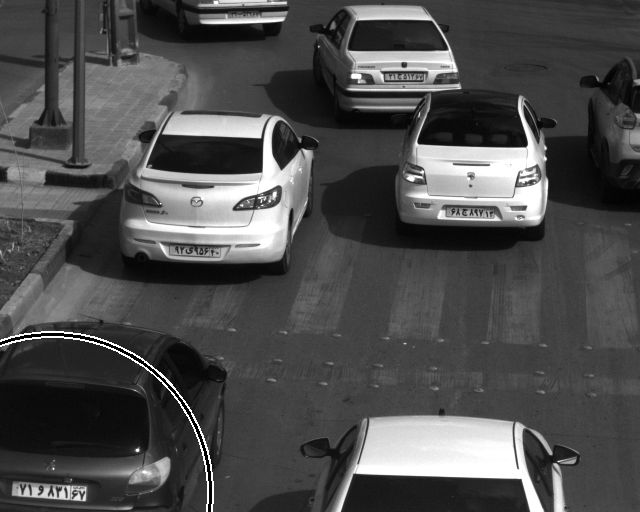
#> input picture Samples/original.jpg, 640 x 512 px, found by its file name
$ python main.py
#> lines starting #> are read from the running program, lines starting #| are printed output that depends on the picture; after the words box and inside, x2 and y2 are one past the last pixel; in counts of white or black regions, pixels touching at a corner belong together
import numpy as np
import cv2
import os


def white_circle_remover(image_path):
#> called with image_path = 'Samples\\original.jpg'
    kernel = np.ones((5, 5), np.uint8)
    image = cv2.imread(image_path)
#> image is the input picture: shape (512, 640, 3); min 0, max 255, mean 77.2
    # make a mask to remove circle
    _, mask = cv2.threshold(cv2.cvtColor(
        image, cv2.COLOR_BGR2GRAY), 252, 255, cv2.THRESH_BINARY_INV)
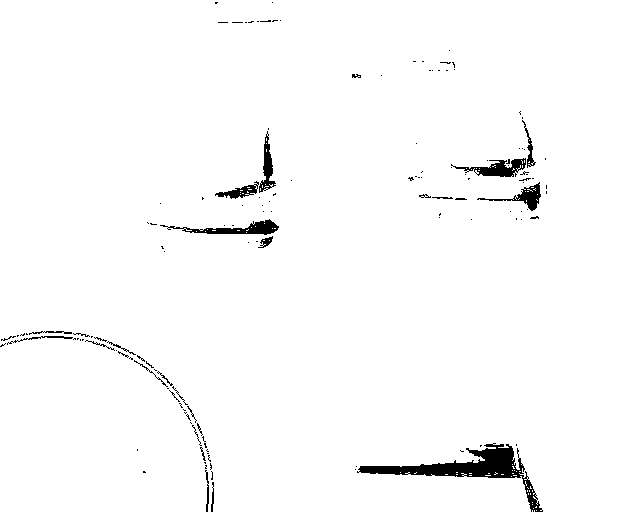
#> mask: shape (512, 640); 98% white; 140 black regions (113 under 20 px), largest, box (x1, y1, x2, y2) and area: (357, 443, 543, 512) 2703, (160, 219, 279, 235) 682, (451, 158, 526, 177) 604
    mod = cv2.morphologyEx(mask, cv2.MORPH_OPEN,
                           cv2.getStructuringElement(cv2.MORPH_RECT, (5, 5)))
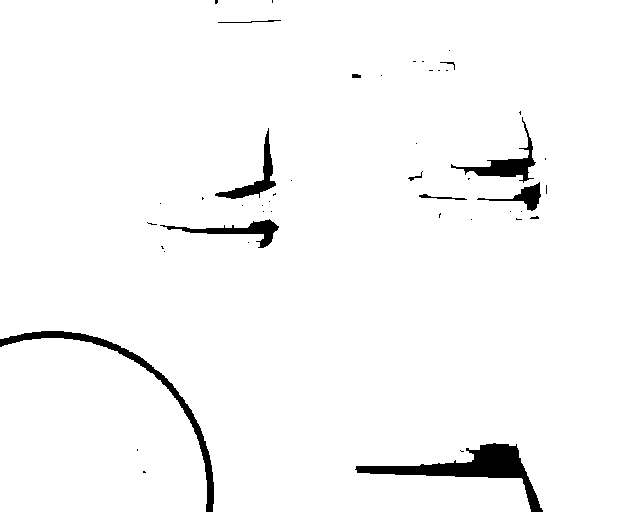
#> mod: shape (512, 640); 97.3% white; 47 black regions (36 under 20 px), largest, box (x1, y1, x2, y2) and area: (355, 443, 543, 512) 3121, (0, 331, 214, 512) 2136, (451, 117, 536, 183) 1070
    erase = mask - mod
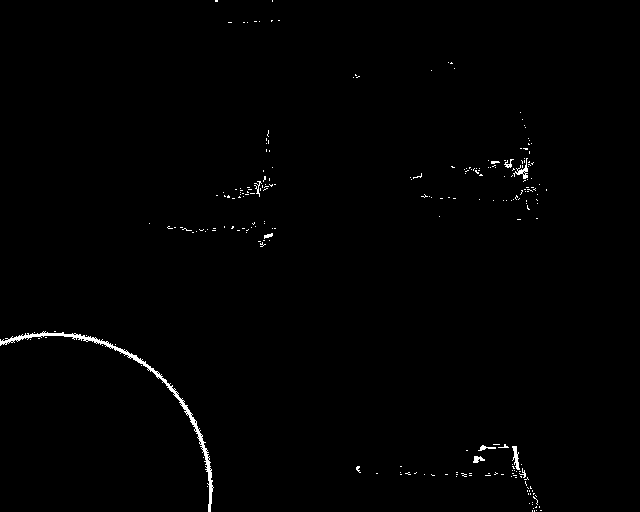
#> erase: shape (512, 640); 0.71% white in thin lines or dots, all inside (x1, y1, x2, y2) = (0, 0, 547, 512)
    dilation = cv2.dilate(erase, kernel, iterations=1)
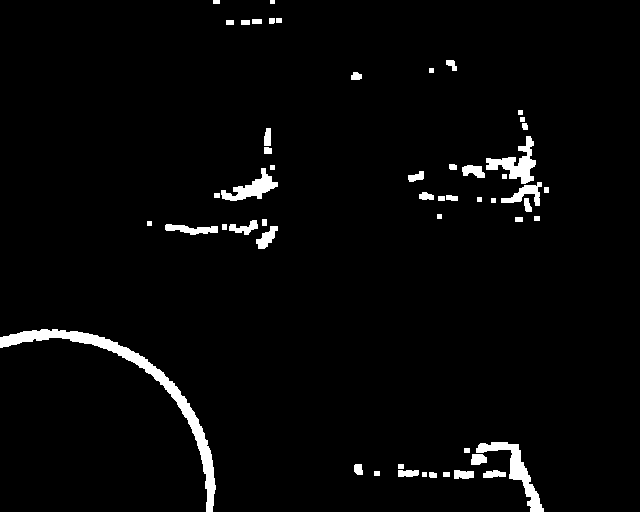
#> dilation: shape (512, 640); 3% white; 53 white regions, largest, box (x1, y1, x2, y2) and area: (0, 329, 216, 512) 3180, (476, 442, 544, 512) 1123, (486, 136, 536, 184) 925
    dst = cv2.inpaint(image, dilation, 3, cv2.INPAINT_TELEA)
    return dst


if __name__ == '__main__':
    image_path = r"Samples\original.jpg"
    removed_circle_image = white_circle_remover(image_path)
    cv2.imwrite(r'Samples\output.jpg', removed_circle_image)
